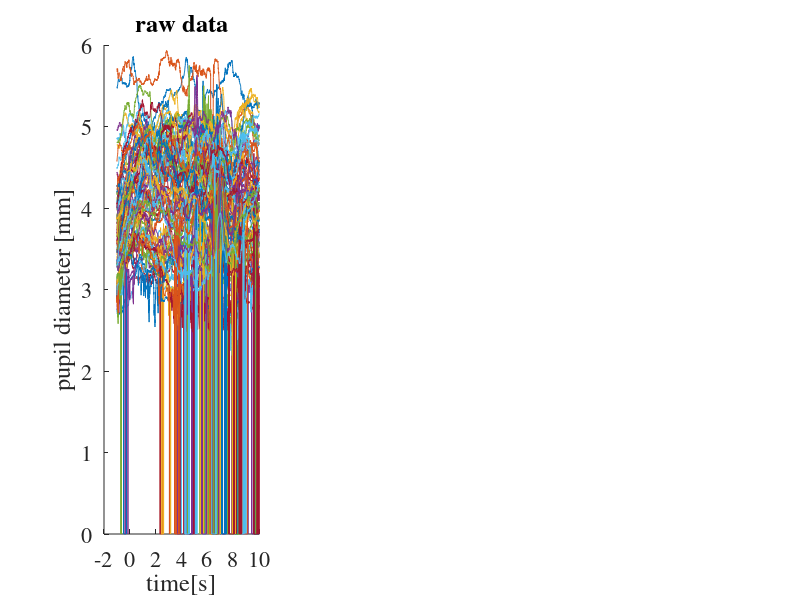

This chart was generated by the following MATLAB code: (Note: this script raises an error after producing the figure.)
close all;
clear all;

warning('off')

load('allPupilData.mat')
startTime = -1;
endTime = 10;

colorRGB = [zeros(1,9)' linspace(0,1,9)' ones(1,9)'];

data = allPupilData{1,1};
x = [startTime:(endTime-startTime)/(size(data.PLR,2)-1):endTime];

subplot(1,3,1);hold on;
plot(x, allPupilData{1,1}.PLR');
ylim([0 6])
title('raw data')
xlabel('time[s]')
ylabel('pupil diameter [mm]')
set( gca, 'FontName','Times','FontSize',16 );
%% blink interpolation
y = allPupilData{1,1}.PLR;

y = zeroInterp( y, 5, 'pchip');

subplot(1,3,2);hold on;
plot(x, y');
ylim([0 6])
title('interpolated data')
xlabel('time[s]')
ylabel('pupil diameter [mm]')
set( gca, 'FontName','Times','FontSize',16 );

%% pre-processing
% pre_processing(pupil_data, sampling frequency, threshold, window for smoothing, time period of onset and offset)
[y rejctNum] = pre_processing(y,250, 0.05, 10,[startTime endTime],1,[]);
subplot(1,3,3);hold on;
x = [startTime:(endTime-startTime)/(size(y,2)-1):endTime];
plot(x, y');
ylim([-2 2])
title('baseline corrected data')
xlabel('time[s]')
ylabel('baseline corrected pupil changes [mm]')
set( gca, 'FontName','Times','FontSize',18 );